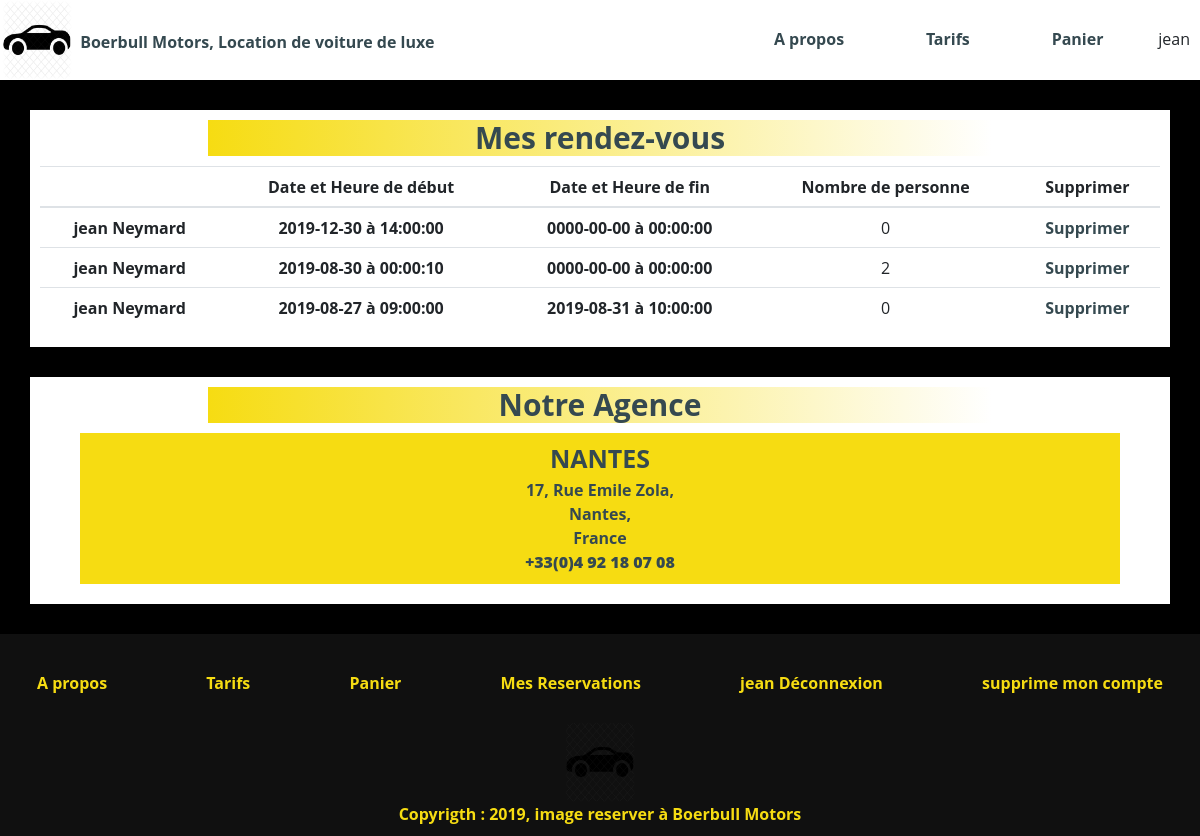
/index.php?action=user&action2=userRDV&user_i=2 (signed in), run on the app's committed database.
### tables this page shows
CREATE TABLE IF NOT EXISTS `booking` (
  `id` int(50) NOT NULL AUTO_INCREMENT,
  `booking_date_debut` date NOT NULL,
  `booking_time_debut` time NOT NULL,
  `booking_date_fin` date NOT NULL,
  `booking_time_fin` time NOT NULL,
  `created_at` datetime NOT NULL DEFAULT CURRENT_TIMESTAMP,
  `number_of_seats` int(1) NOT NULL,
  `user_i` int(11) NOT NULL,
  `car_id` int(50) DEFAULT NULL,
  PRIMARY KEY (`id`)
);

### controller/user/booking/UserBookingController.php (called while the page is built, shortened)
<?php
require_once 'model/user/booking/UserBookingModel.php';
require_once 'aSession/UserSession.php';
function getRDV(){
    $getBooking = getBooking((int)$_GET['user_i']);
    require_once 'www/templates/user/booking/BookingView.phtml';
}

### aSession/UserSession.php (called while the page is built, shortened)
<?php
	function isAuthenticatedUser(){
        if(array_key_exists('user', $_SESSION)) {
            if (!empty($_SESSION['user']) && isset($_SESSION['user'])) {
                return true;
            }
        }
        return false;
	}

### model/user/booking/UserBookingModel.php (called while the page is built, shortened)
<?php
function getBooking(int $user_i) :array
{
    $db = new Database;
    $db = $db->dbConnect();
    $sql = "SELECT * FROM booking WHERE user_i = :user_i";
    $getBooking = $db->prepare($sql);
    $getBooking->execute(["user_i" => $user_i]);
    $getBooking = $getBooking->fetchAll();
    return $getBooking;
}

### www/templates/user/booking/BookingView.phtml (the view, shortened to what this page needs)
<section class='sectionUniversel'>
    <h2>Mes rendez-vous</h2>
    <div class="divScroll">
        <table class="table ">
            <thead>
                <tr>
                    <th scope="col"></th>
                    <th scope="col"> Date et Heure de début</th>
                    <th scope="col"> Date et Heure de fin</th>
                    <th scope="col">Nombre de personne</th>
                    <th scope="col">Supprimer </th>
                </tr>
            </thead>
            <tbody>
                <?php if (!isAuthenticatedUser()) : ?>
                <?php else : ?>
                    <?php foreach($getBooking as $value): ?>
                        <tr>
                            <th><?= htmlspecialchars(utf8_encode($_SESSION['user']['first_name'])) . ' ' . htmlspecialchars(utf8_encode($_SESSION['user']['last_name'])) ?>
                            </th>
                            <th scope="row">
                                <?= htmlspecialchars(htmlentities($value['booking_date_debut'])) . ' à ' . htmlspecialchars(htmlentities($value['booking_time_debut'])) ?>
                            </th>
                            <th scope="row">
                                <?= htmlspecialchars(htmlentities($value['booking_date_fin'])) . ' à ' . htmlspecialchars(htmlentities($value['booking_time_fin'])) ?>
                            </th>
                            <td><?= htmlspecialchars(htmlentities($value['number_of_seats'])) ?> </td>
                            <td><a href="index.php?action=user&action2=deleteOneBooking&id=<?= htmlspecialchars(htmlentities($value['id'])) ?>"
                                    onclick="return confirmeDelete('userBooking')"> Supprimer</a>
                            </td>
                        </tr>
                    <?php endforeach; ?>
                <?php endif; ?>
            </tbody>
        </table>
    </div>
</section>

### www/css/src/_base.css (style rules this page uses)
* { box-sizing: border-box; outline: none; }
html { font-size: 62.5%; }
body { font-family: 'Open Sans', sans-serif; font-size: 1.6rem; width: 100%; background-color: black; }
img, video, table { max-width: 100%; }
a { text-decoration: none; margin: 0.2rem; }
table { width: 100%; }
.divBar, .sectionUniversel, .sectionUniversel2, .sectionApropos { background-color: #fff; }
.entreprise, nav li, .sectionUniversel, .sectionUniversel2, footer { text-align: center; }
.divBar nav>a , h2, h3, p, a, .entreprise, .divCategory>a, .myStatCar, .adminGetCar { color: #354950; font-weight: bold; }
.divScroll { overflow-x: scroll; }

### www/css/src/_partie_mobile.css (style rules this page uses)
h2 { font-size: 3rem; background: linear-gradient(to right, #f6dc12, white); width: 70%; margin: 0 auto 1rem; }
.sectionUniversel, .sectionUniversel2 { padding: 1rem; margin: 3rem; }

### data on the page
booking: booking_date_debut "2019-12-30", booking_time_debut "14:00:00", booking_date_fin "0000-00-00", booking_time_fin "00:00:00", number_of_seats "0"
booking: booking_date_debut "2019-08-30", booking_time_debut "00:00:10", booking_date_fin "0000-00-00", booking_time_fin "00:00:00", number_of_seats "2"
booking: booking_date_debut "2019-08-27", booking_time_debut "09:00:00", booking_date_fin "2019-08-31", booking_time_fin "10:00:00", number_of_seats "0"

### other printed values
getFirstName() "jean"
